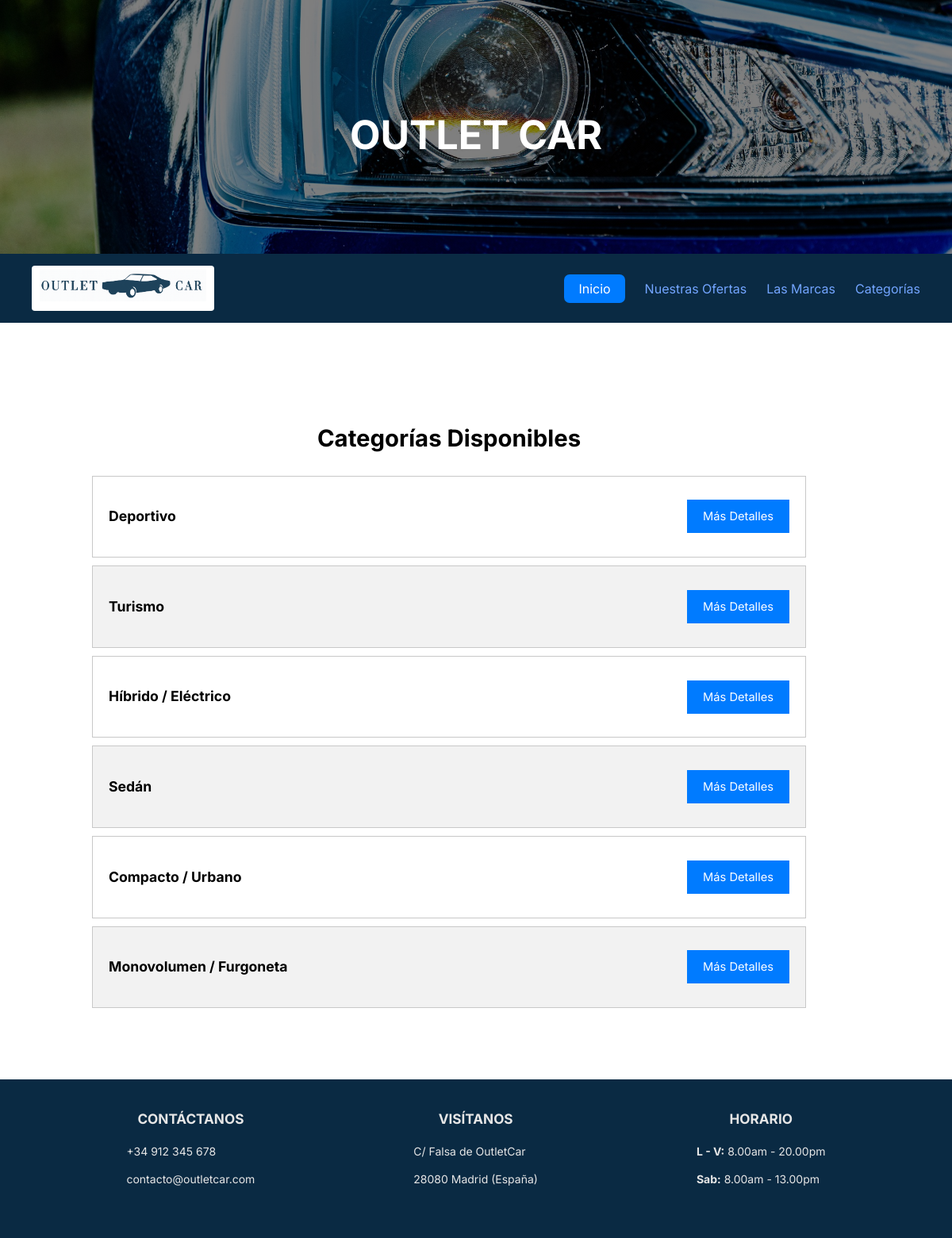
The page /appOutletCar/categorias/ on the database its author committed.
### appOutletCar/models.py (models this page shows, shortened)
class Categoria(models.Model):
    nomCat = models.CharField(max_length = 50)

### appOutletCar/views.py (the view)
# urls.py: path('categorias/', views.lista_categorias, name='lista_categorias'),
def lista_categorias(request):
    categorias = get_list_or_404(Categoria)
    context = {'categorias': categorias}
    return render(request, 'lista_categorias.html', context)

### appOutletCar/templates/lista_categorias.html (shortened to what this page needs)
{% extends "base.html" %}
{% block content %}
    <div class="contenedorLista">
        <h2 class="titulo">Categorías Disponibles</h2>
        {% if categorias %}
            <ul class="lista">
                {% for categoria in categorias %}
                    <li class="elemento">
                        <p class="nombre">
                            <strong>{{categoria.nomCat}}</strong>
                        </p>
                        <a href="{% url 'detalle_categoria' categoria.pk %}" class="btn-verDetalle">Más Detalles</a>
                    </li>
                {% endfor %}
            </ul>
        {% endif %}
    </div>
{% endblock content %}

### appOutletCar/static/css/estilos.css (style rules this page uses)
body, html { font-family: 'Inter', sans-serif; font-size: 11pt; line-height: 1.5; height: 100%; margin: 0; background-color: white; }
p { font-size: 14px; }
h1, h2, h3 { padding-top: 20px; text-align: center; }
a { text-decoration: none; color: #007BFF; }
.contenedorLista { width: 90%; padding: 20px 0; margin-left: 20px; margin-right: 20px; }
.titulo { font-size: 2rem; color: #000000; text-align: center; }
.lista { list-style: none; padding: 0; max-width: 900px; margin: 0 auto; }
.elemento { padding: 20px; display: flex; justify-content: space-between; align-items: center; border: 1px solid #C8C8C8; margin-bottom: 10px; }
.elemento:nth-of-type(even) { background-color: #F2F2F2; }
p.nombre { font-size: 1.2rem; color: #000000; text-align: center; }
.btn-verDetalle { display: inline-block; padding: 10px 20px; background-color: #007bff; color: white; text-align: center; }

### rows shown on the page
Categoria: nomCat "Deportivo"
Categoria: nomCat "Turismo"
Categoria: nomCat "Híbrido / Eléctrico"
Categoria: nomCat "Sedán"
Categoria: nomCat "Compacto / Urbano"
Categoria: nomCat "Monovolumen / Furgoneta"
